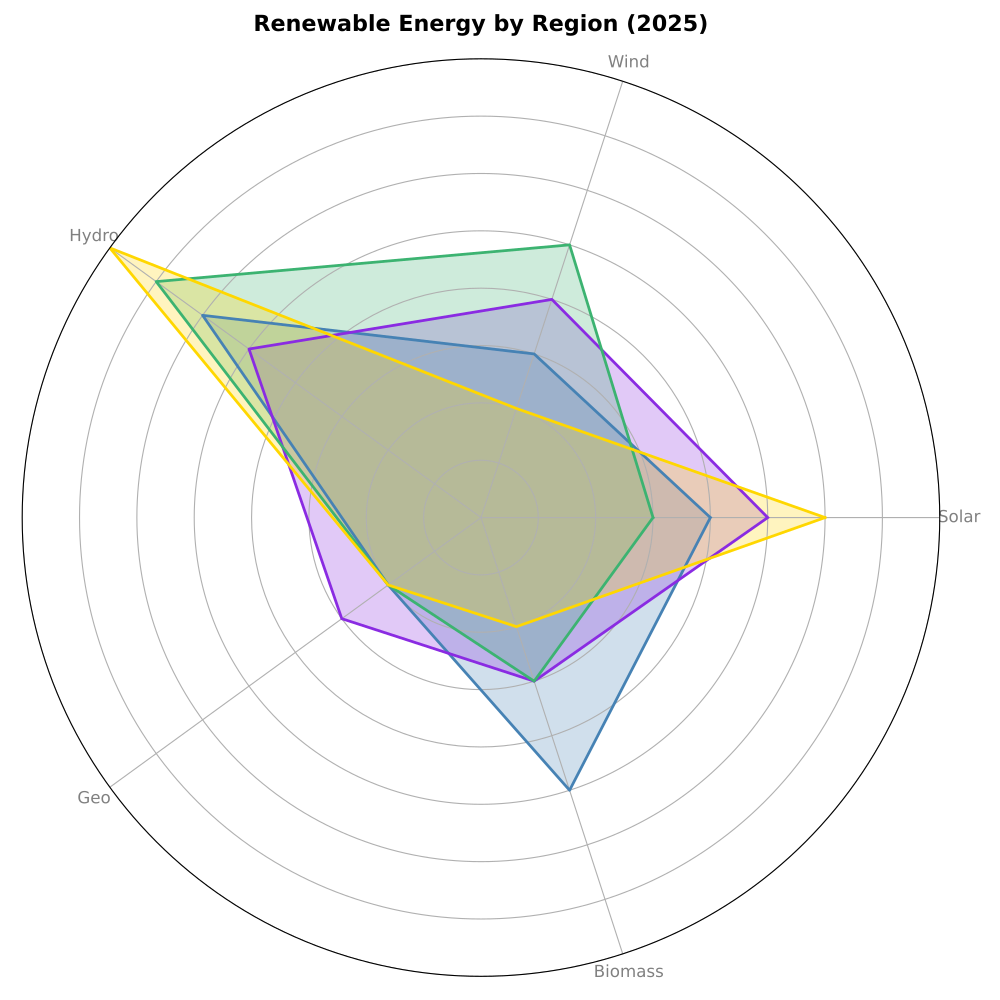

Write the Python code that produced this figure.
import matplotlib.pyplot as plt
import numpy as np
from math import pi

categories = ['Solar', 'Wind', 'Hydro', 'Geo', 'Biomass']
regions = ['N. America', 'Europe', 'Asia', 'S. America']

data = {
    'N. America': [20, 15, 30, 10, 25],
    'Europe': [25, 20, 25, 15, 15],
    'Asia': [15, 25, 35, 10, 15],
    'S. America': [30, 10, 40, 10, 10],
}

angles = np.linspace(0, 2 * pi, len(categories), endpoint=False).tolist()
angles += angles[:1]

fig, ax = plt.subplots(figsize=(10, 10), subplot_kw=dict(polar=True))

colors = ['#4682B4', '#8A2BE2', '#3CB371', '#FFD700']
for region, color in zip(data.keys(), colors):
    values = data[region]
    values += values[:1]
    ax.fill(angles, values, color=color, alpha=0.25)
    ax.plot(angles, values, linewidth=2, linestyle='solid', color=color)

ax.set_yticklabels([])
ax.set_xticks(angles[:-1])
ax.set_xticklabels(categories, fontsize=12, color='gray')

ax.set_ylim(0, 40)

plt.title("Renewable Energy by Region (2025)", fontsize=16, fontweight='bold', pad=20)

plt.tight_layout()
plt.show()
